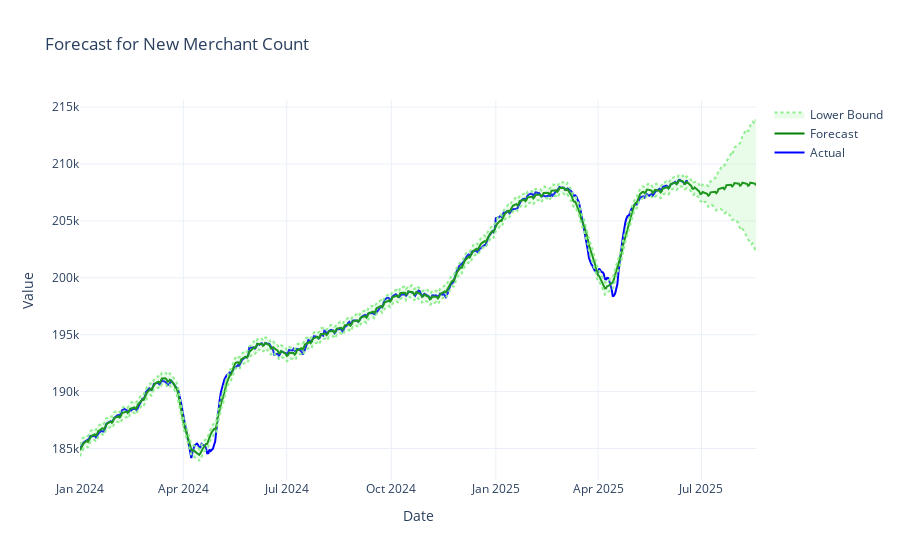

The code cell stored with this chart in its notebook:
### Code cell
take_df = df[df['software_product'] == 'Retail']
anomalies_result = detect_stl_anomalies(take_df, date_col='txn_date', metric_col='active_merchant', threshold=2.5, period=7, start_date='2024-01-01', end_date=today)
forecast_df, model = forecast_with_prophet(anomalies_result, date_col='ds', metric_col='y', predict_periods=60, train_start='2024-01-01', train_end=today)

fig_forecast = plot_forecast_line(forecast_df, title="Forecast for New Merchant Count")
forecast_df.head(1000000)
fig_forecast.show()

### Figure 1 — Plotly figure (JSON) as saved in the notebook; plotly's stock layout.template omitted (floating-point values rounded to 4 significant figures; data arrays with more than 128 entries replaced by an {"elided": "..."} marker saying what was removed)
{"data": [{"line": {"color": "blue"}, "name": "Actual", "type": "scatter", "x": {"elided": "596 str values"}, "y": {"elided": "596 float values"}}, {"line": {"color": "green"}, "name": "Forecast", "type": "scatter", "x": {"elided": "596 str values"}, "y": {"elided": "596 float values"}}, {"line": {"color": "lightgreen", "dash": "dot"}, "name": "Upper Bound", "showlegend": false, "type": "scatter", "x": {"elided": "596 str values"}, "y": {"elided": "596 float values"}}, {"fill": "tonexty", "fillcolor": "rgba(144,238,144,0.2)", "line": {"color": "lightgreen", "dash": "dot"}, "name": "Lower Bound", "showlegend": true, "type": "scatter", "x": {"elided": "596 str values"}, "y": {"elided": "596 float values"}}], "layout": {"title": {"text": "Forecast for New Merchant Count"}, "xaxis": {"title": {"text": "Date"}}, "yaxis": {"title": {"text": "Value"}}}}
